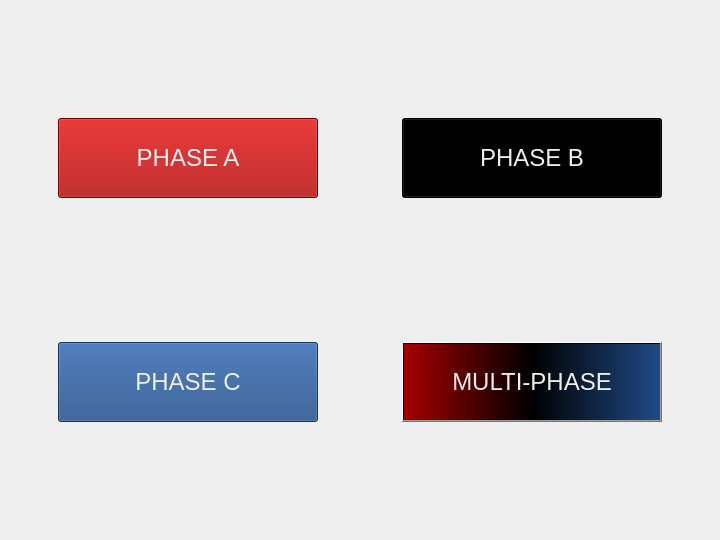
            <widget class="QWidget" name="Loc1_select">
             <widget class="QWidget" name="gridLayoutWidget_8">
              <property name="geometry">
               <rect>
                <x>10</x>
                <y>10</y>
                <width>701</width>
                <height>521</height>
               </rect>
              </property>
              <layout class="QGridLayout" name="gridLayout_Loc1S">
               <property name="spacing">
                <number>36</number>
               </property>
               <item row="0" column="1">
                <widget class="QPushButton" name="btn_loc1_selectB">
                 <property name="minimumSize">
                  <size>
                   <width>260</width>
                   <height>80</height>
                  </size>
                 </property>
                 <property name="maximumSize">
                  <size>
                   <width>260</width>
                   <height>80</height>
                  </size>
                 </property>
                 <property name="font">
                  <font>
                   <pointsize>18</pointsize>
                  </font>
                 </property>
                 <property name="styleSheet">
                  <string notr="true">color: rgb(238, 238, 236);
background-color: rgb(0, 0, 0);</string>
                 </property>
                 <property name="text">
                  <string>PHASE B</string>
                 </property>
                </widget>
               </item>
               <item row="0" column="0">
                <widget class="QPushButton" name="btn_loc1_selectA">
                 <property name="minimumSize">
                  <size>
                   <width>260</width>
                   <height>80</height>
                  </size>
                 </property>
                 <property name="maximumSize">
                  <size>
                   <width>260</width>
                   <height>80</height>
                  </size>
                 </property>
                 <property name="font">
                  <font>
                   <pointsize>18</pointsize>
                  </font>
                 </property>
                 <property name="styleSheet">
                  <string notr="true">color: rgb(238, 238, 236);
background-color: rgb(164, 0, 0);</string>
                 </property>
                 <property name="text">
                  <string>PHASE A</string>
                 </property>
                </widget>
               </item>
               <item row="1" column="0">
                <widget class="QPushButton" name="btn_loc1_selectC">
                 <property name="minimumSize">
                  <size>
                   <width>260</width>
                   <height>80</height>
                  </size>
                 </property>
                 <property name="maximumSize">
                  <size>
                   <width>260</width>
                   <height>80</height>
                  </size>
                 </property>
                 <property name="font">
                  <font>
                   <pointsize>18</pointsize>
                  </font>
                 </property>
                 <property name="styleSheet">
                  <string notr="true">color: rgb(238, 238, 236);
background-color: rgb(32, 74, 135);</string>
                 </property>
                 <property name="text">
                  <string>PHASE C</string>
                 </property>
                </widget>
               </item>
               <item row="1" column="1">
                <widget class="QPushButton" name="btn_loc1_selectM">
                 <property name="minimumSize">
                  <size>
                   <width>260</width>
                   <height>80</height>
                  </size>
                 </property>
                 <property name="maximumSize">
                  <size>
                   <width>260</width>
                   <height>80</height>
                  </size>
                 </property>
                 <property name="font">
                  <font>
                   <pointsize>18</pointsize>
                  </font>
                 </property>
                 <property name="styleSheet">
                  <string notr="true">color: rgb(238, 238, 236);
background-color: qlineargradient(spread:pad, x1:0, y1:0, x2:1, y2:0, stop:0 rgba(164, 0, 0, 255), stop:0.5 rgba(0, 0, 0, 255), stop:1 rgba(32, 74, 135, 255));</string>
                 </property>
                 <property name="text">
                  <string>MULTI-PHASE</string>
                 </property>
                </widget>
               </item>
              </layout>
             </widget>
            </widget>
